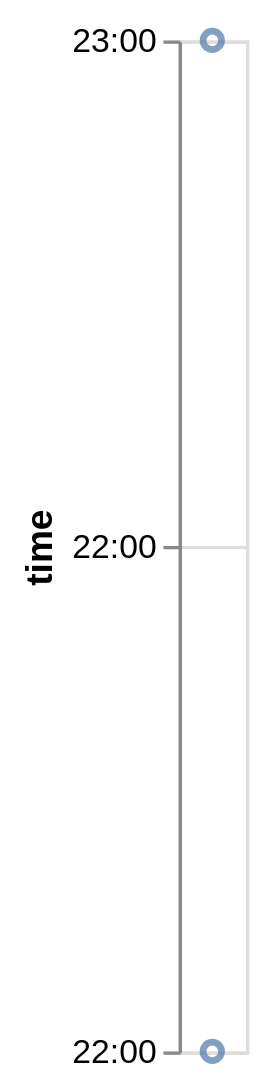

Vega-Lite specification stored for this chart:
### Vega-Lite specification from a JSON file in a GitHub repository (floating-point values rounded to 4 significant figures)
{"$schema": "https://vega.github.io/schema/vega-lite/v2.json", "description": "Google's stock price over time.", "data": {"values": [{"date": "10 Oct 2011 22:48:00"}, {"date": "11 Oct 2022 23:00:00"}], "format": {"parse": {"date": "utc:%d %b %Y %H:%M:%S"}}}, "mark": "point", "encoding": {"y": {"timeUnit": "hours", "field": "date", "type": "temporal", "axis": {"title": "time"}}}}
